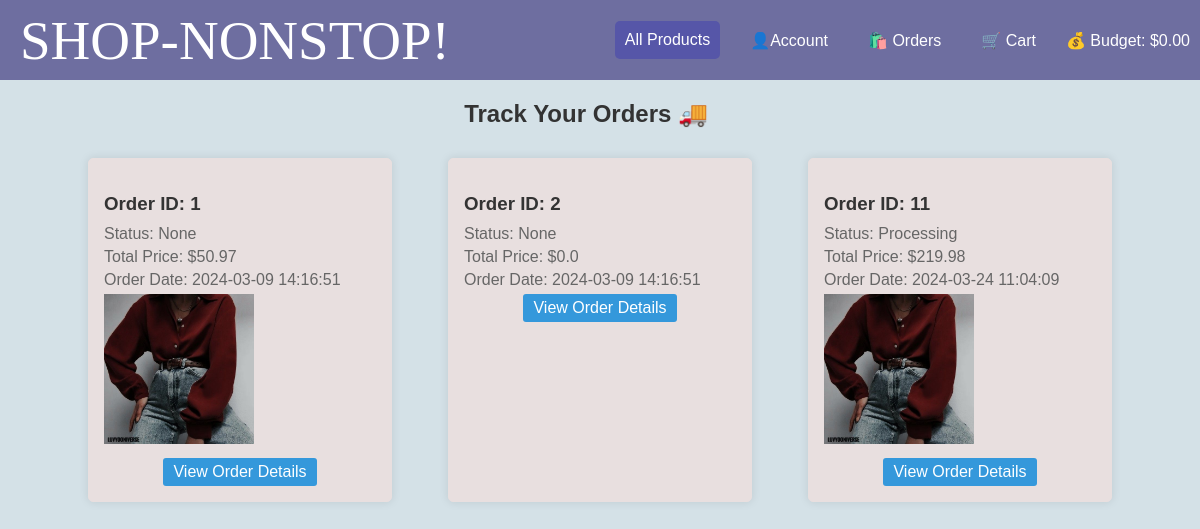
Page /track_order (signed in) on the earlier database version.
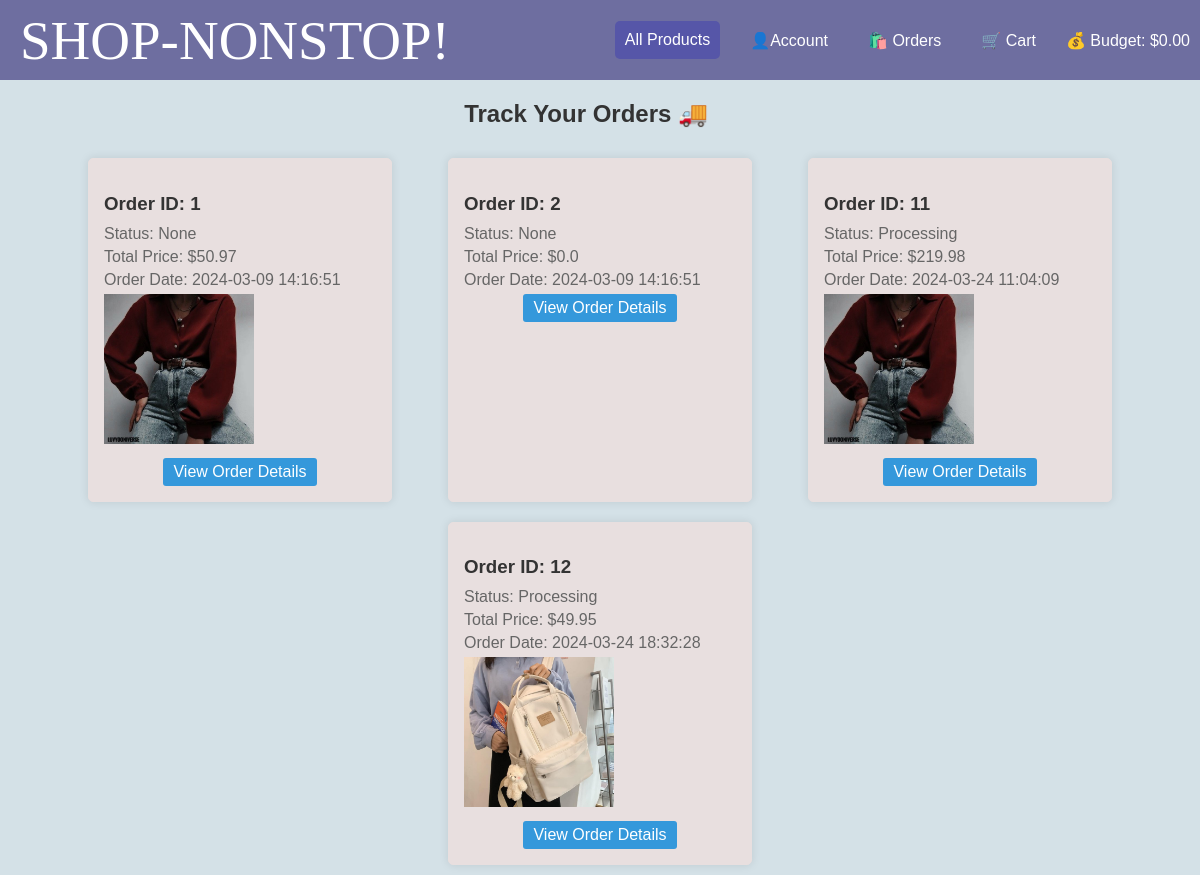
Same page on the later database version.
### app/models.py (models this page shows, shortened)
class Order(db.Model):
    __tablename__ = 'order'
    id = db.Column(db.Integer, primary_key=True)
    user_id = db.Column(db.Integer, db.ForeignKey('user.id'), nullable=False)
    phone = db.Column(db.String(20), nullable=False)
    address = db.Column(db.String(100), nullable=False)
    total_price = db.Column(db.Float, nullable=False)
    date_created = db.Column(db.DateTime, default=datetime.utcnow())
    tracking_level = db.Column(db.String(50), nullable=True)
    items = db.relationship('Items', secondary=order_items,
                            backref=db.backref('orders', lazy='dynamic'))

### app/routes.py (the view)
@app.route('/track_order')
def track_order():
    username = session.get('username')
    if username:
        user = User.query.filter_by(username=username).first()
        order_history = Order.query.filter_by(user_id=user.id).all()
        return render_template('track_order.html', username=username, order_history=order_history)
    else:
        return redirect(url_for('login'))

### app/templates/track_order.html (shortened to what this page needs)
{% extends "base.html" %}
{% block content %}
<div class="container">
    <h2>Track Your Orders 🚚</h2>
    <div class="orders">
        {% if order_history %}
            {% for order in order_history %}
                <div class="order">
                    <h3>Order ID: {{ order.id }}</h3>
                    <p>Status: {{ order.tracking_level }}</p>
                    <p>Total Price: ${{ order.total_price | round(2) }}</p>
                    {% if order.date_created %}
                        <p>Order Date: {{ order.date_created.strftime('%Y-%m-%d %H:%M:%S') }}</p>
                    {% endif %}
                    {% if order.items %}
                        <div class="product-image">
                            <img src="{{ order.items[0].pic }}" alt="Product Image" width="150">
                        </div>
                    {% endif %}
                    <div class="order-details">
                        <a href="dashboard">View Order Details</a>
                    </div>
                </div>
            {% endfor %}
        {% else %}
            <p>No orders to track.</p>
        {% endif %}
    </div>
</div>
{% endblock %}

### app/templates/base.html (shortened to what this page needs)
<!DOCTYPE html>
<html lang="en">
<head>
</head>
<body>
    <div class="navbar">
        <div class="icons">
            <a href="/" class="website-name">SHOP-NONSTOP!</a>
        </div>
        <div class="icons">
            <a href="/show_products" class="all-products-button">All Products</a>
            <div class="dropdown">
                <a href="dashboard">👤Account</a>
            </div>
            <div class="dropdown">
                <a href="#"> 🛍️ Orders</a>
            </div>
            <a href="/cart">🛒 Cart</a>
            <div class="dropdown">
                <span class="budget-button">💰 Budget: ${{ session.get('budget', '0.00') }}</span>
            </div>
        </div>
    </div>
    <div class="content">
        {% block content %}{% endblock %}
    </div>
</body>
</html>

### app/templates/base.html (style rules this page uses)
body { margin: 0; font-family: Font1,Arial, sans-serif; background-color: #dfe3ee; color: #615f5f; }
.navbar { display: flex; justify-content: space-between; align-items: center; background-color: #6e6ea0; color: white; padding: 10px; height: 60px; position: relative; }
.navbar a, .dropdown-content a { color: white; text-decoration: none; padding: 10px; }
.dropdown { position: relative; display: inline-block; }
.icons { display: flex; align-items: center; }
.icons a { margin-right: 20px; position: relative; }
h2 { display: flex; justify-content: flex-end; max-width: 60%; }
.website-name { font-family: myFont; font-size: 55px; }
.all-products-button { padding: 10px 20px; background-color: #5656a8; color: white; border: none; border-radius: 5px; text-decoration: none; cursor: pointer; transition: background-color 0.3s ease; }

### app/templates/track_order.html (style rules this page uses)
body { font-family: Arial, sans-serif; margin: 0; padding: 0; background-color: #d4e1e7; }
.container { width: 90%; margin: auto; overflow: hidden; }
h2 { color: #333; text-align: center; }
.orders { display: flex; flex-wrap: wrap; justify-content: space-around; margin-top: 20px; }
.order { width: calc(30% - 20px); background-color: #e8dfdf; border: 1px solid #e8dfdf; border-radius: 5px; margin: 10px; padding: 15px; box-shadow: 0 0 10px rgba(0, 0, 0, 0.1); box-sizing: border-box; overflow: hidden; }
.order h3 { color: #333; margin-bottom: 10px; }
.order p { margin: 5px 0; color: #666; }
.product-image { width: 100%; height: auto; margin-bottom: 10px; border-radius: 5px; }
.order-details { text-align: center; }
.order-details a { display: inline-block; padding: 5px 10px; background-color: #3498db; color: #fff; text-decoration: none; border-radius: 3px; transition: background-color 0.3s; }

Differences in the rows shown:
added Order: id "12", tracking_level "Processing", total_price "49.95", date_created "2024-03-24 18:32:28", shows a picture
